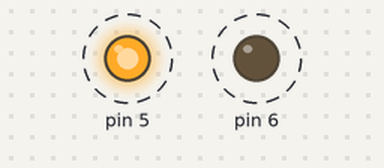
Recording of a sketch running on a simulated Arduino Uno, built with avr-gcc and run on an emulated ATmega328P. Parts: output pins drawn as LEDs (lit = HIGH). Dashed ring = blinking.

Above: at 0.05 s.
Timing chart, 0 to 3.0 s (numbered marks = the images above):
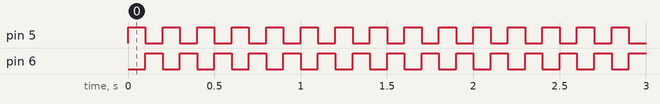

The sketch:

BlinkingLEDs.ino
```cpp
void setup() {
  // put your setup code here, to run once:
pinMode (5, OUTPUT);
pinMode (6, OUTPUT);

#define LED1 5
#define LED2 6

}

void loop() {
  // put your main code here, to run repeatedly:

digitalWrite (5, HIGH);

delay(100);

digitalWrite (5, LOW);

digitalWrite (6, HIGH);

delay(100);

digitalWrite (6, LOW);
}
```

Measured:
- by itself, pin 5, pin 6: alternates HIGH for 0.10 s and LOW for 0.10 s
